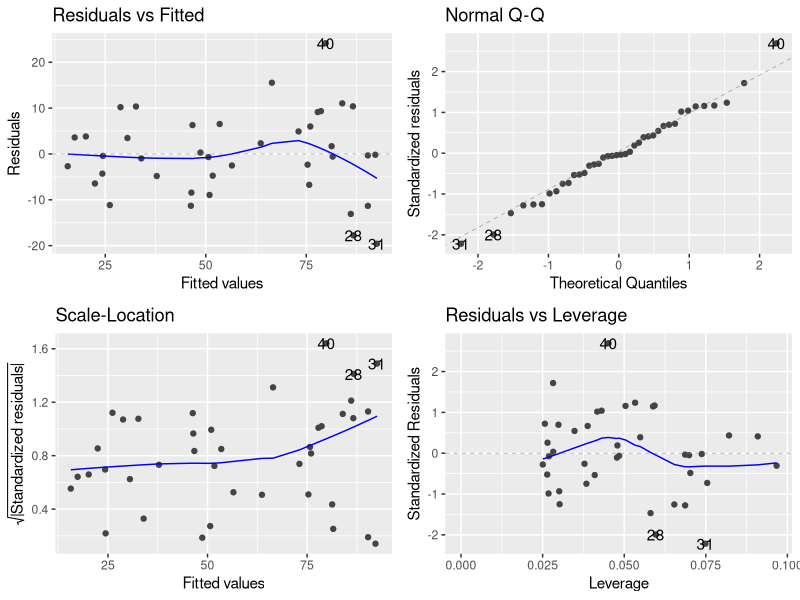
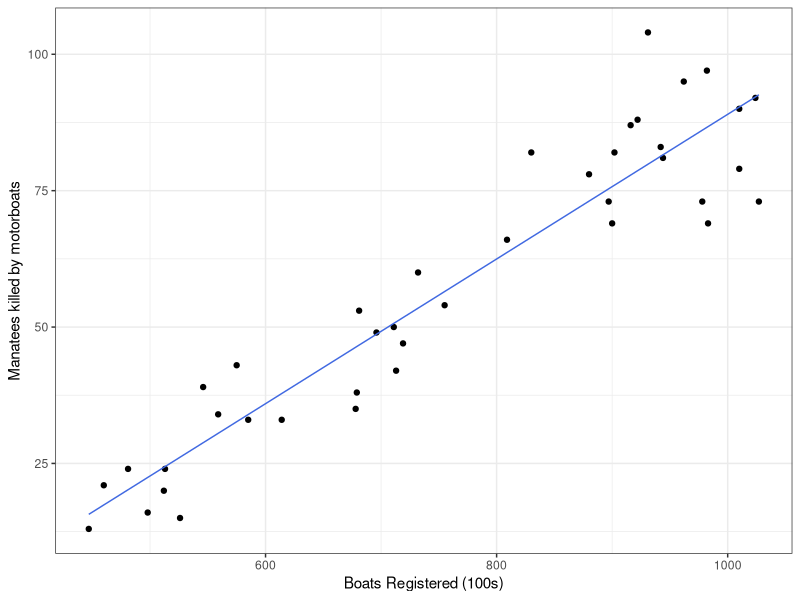
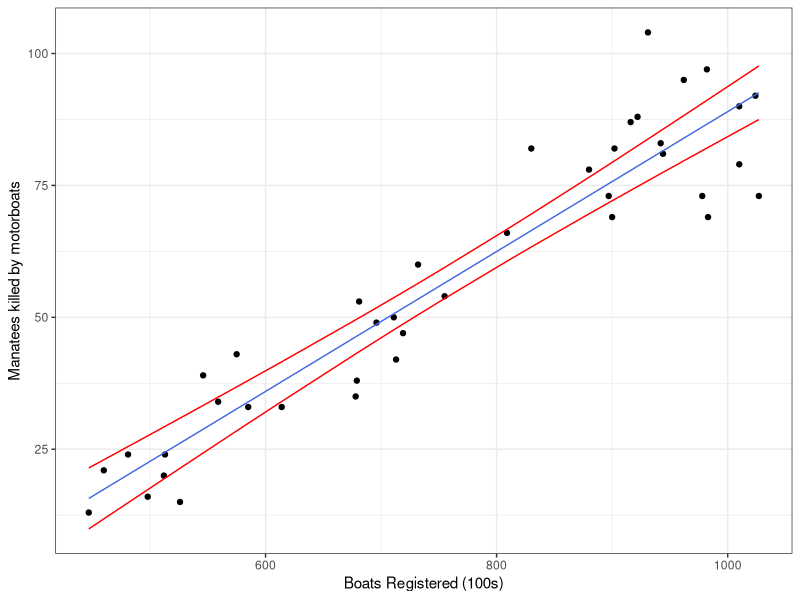
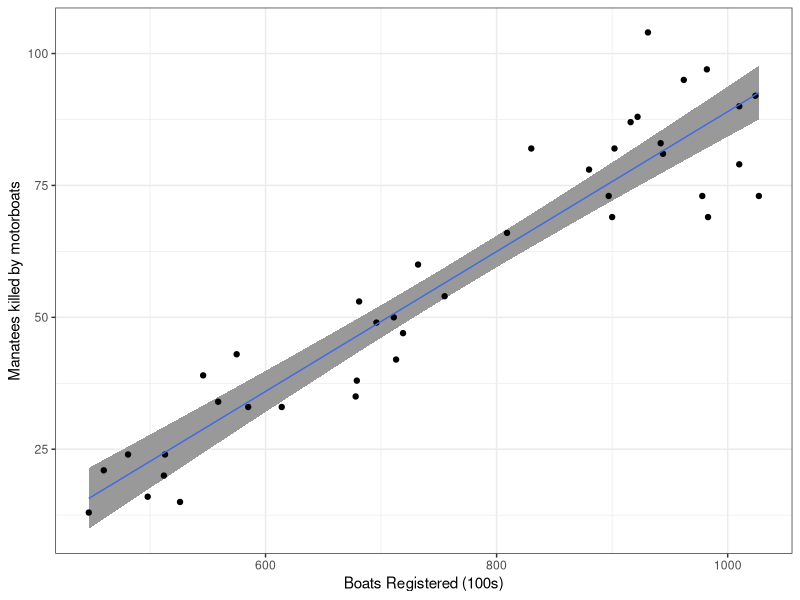
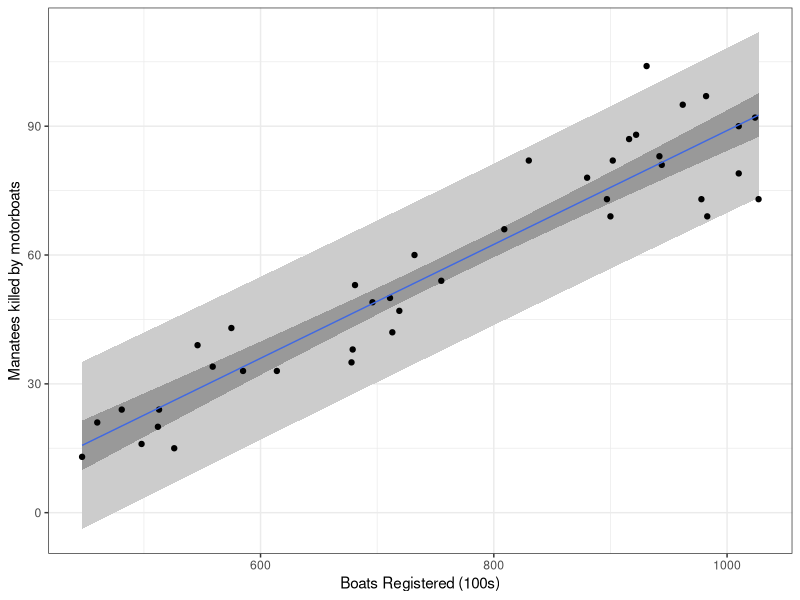
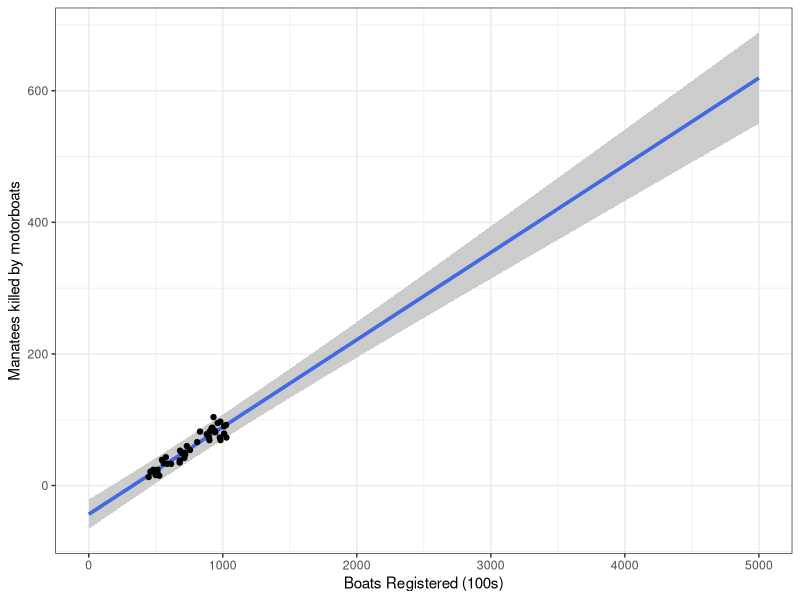
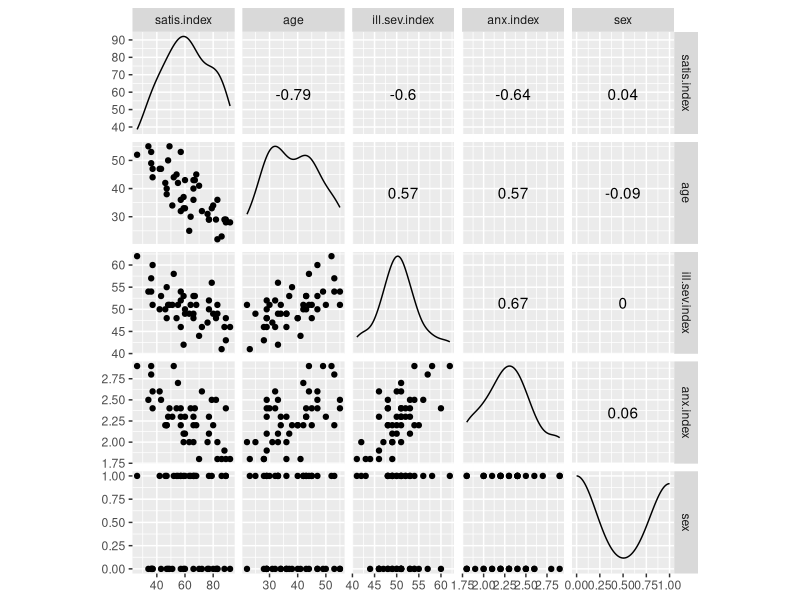
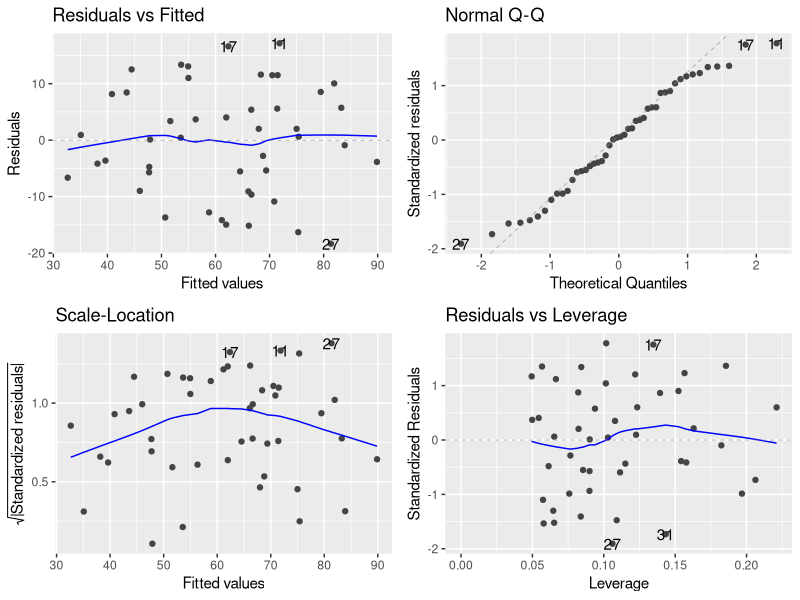

These charts were generated, in order, by the following R code:
## ---- chunk 1
knitr::opts_chunk$set(echo = TRUE)
library(tidyverse)
library(knitr)
library(ggfortify)
library(GGally)
## ---- chunk 2
manatees <- read.csv("manatee.csv")
manatee.fit <- lm(ManateesKilled ~ BoatsRegistered, data=manatees)
autoplot(manatee.fit)
## ---- chunk 3
summary(manatee.fit)
## ---- chunk 4
manatees <- manatees %>%
  mutate(Fitted = fitted(manatee.fit))
ggplot(manatees) + 
  geom_point(aes(x=BoatsRegistered, y=ManateesKilled) ) +
  geom_line(aes(x=BoatsRegistered, y=Fitted), color="royalblue") + 
  labs(x="Boats Registered (100s)", y="Manatees killed by motorboats") + 
  theme_bw()
## ---- chunk 5
confint(manatee.fit)
## ---- chunk 6
head(predict(manatee.fit, interval="confidence"))
## ---- chunk 7
manatees <- manatees %>%
  mutate(Lower.CI = predict(manatee.fit, interval="conf")[,2],
         Upper.CI = predict(manatee.fit, interval="conf")[,3])
ggplot(manatees) + 
  geom_point(aes(x=BoatsRegistered, y=ManateesKilled)) +
  geom_line(aes(x=BoatsRegistered, y=Fitted), color="royalblue") + 
  geom_line(aes(x=BoatsRegistered, y=Lower.CI), color="red") + 
  geom_line(aes(x=BoatsRegistered, y=Upper.CI), color="red") + 
  labs(x="Boats Registered (100s)", y="Manatees killed by motorboats") + 
  theme_bw()
## ---- chunk 8
ggplot(data=manatees) + 
  geom_ribbon(aes(x=BoatsRegistered, ymin=Lower.CI, ymax=Upper.CI), fill="gray60") + 
  geom_point(aes(x=BoatsRegistered, y=ManateesKilled) ) +
  geom_line(aes(x=BoatsRegistered, y=Fitted), color="royalblue") + 
  labs(x="Boats Registered (100s)", y="Manatees killed by motorboats") + 
  theme_bw()
## ---- chunk 9
predict(manatee.fit, newdata=data.frame(BoatsRegistered=784), interval="pred")
## ---- chunk 10
manatees <- manatees %>%
  mutate(Lower.PI = predict(manatee.fit, interval="pred")[,2],
         Upper.PI = predict(manatee.fit, interval="pred")[,3])
ggplot(data=manatees) + 
  geom_ribbon(aes(x=BoatsRegistered, ymin=Lower.PI, ymax=Upper.PI), fill="gray80") + 
  geom_ribbon(aes(x=BoatsRegistered, ymin=Lower.CI, ymax=Upper.CI), fill="gray60") + 
  geom_point(aes(x=BoatsRegistered, y=ManateesKilled) ) +
  geom_line(aes(x=BoatsRegistered, y=Fitted), color="royalblue") + 
  labs(x="Boats Registered (100s)", y="Manatees killed by motorboats") + 
  theme_bw()
## ---- chunk 11
predict(manatee.fit, interval="pred", newdata=data.frame(BoatsRegistered=c(1100, 5000)))
## ---- chunk 12
fake.boats <- data.frame(BoatsRegistered=seq(0,5000,100))
fake.boats <- fake.boats %>%
  mutate(PredictedManatee = predict(manatee.fit, newdata=fake.boats),
         Lower.PI = predict(manatee.fit, newdata=fake.boats, interval="pred")[,2],
         Upper.PI = predict(manatee.fit, newdata=fake.boats, interval="pred")[,3])
ggplot(fake.boats) + 
  geom_ribbon(aes(x=BoatsRegistered, ymin=Lower.PI, ymax=Upper.PI), fill="gray80") + 
  geom_line(aes(x=BoatsRegistered, y=PredictedManatee), color="royalblue", size=1.25) + 
  geom_point(data=manatees, aes(x=BoatsRegistered, y=ManateesKilled) ) + 
  labs(x="Boats Registered (100s)", y="Manatees killed by motorboats") + 
  theme_bw()
## ---- chunk 13
patsatdat <- read.table("patientsatisfaction.txt", header=TRUE)
ggscatmat(patsatdat)
mr.model1 <- lm(satis.index ~ age + ill.sev.index + anx.index + sex, data=patsatdat)
autoplot(mr.model1)
## ---- chunk 14
summary(mr.model1)
## ---- chunk 15
new.patients <- data.frame(age = c(47, 37),
                           ill.sev.index = c(54, 48),
                           anx.index = c(2.5, 2.3),
                           sex=c(0, 1))
predict(mr.model1, newdata=new.patients, interval="pred")
